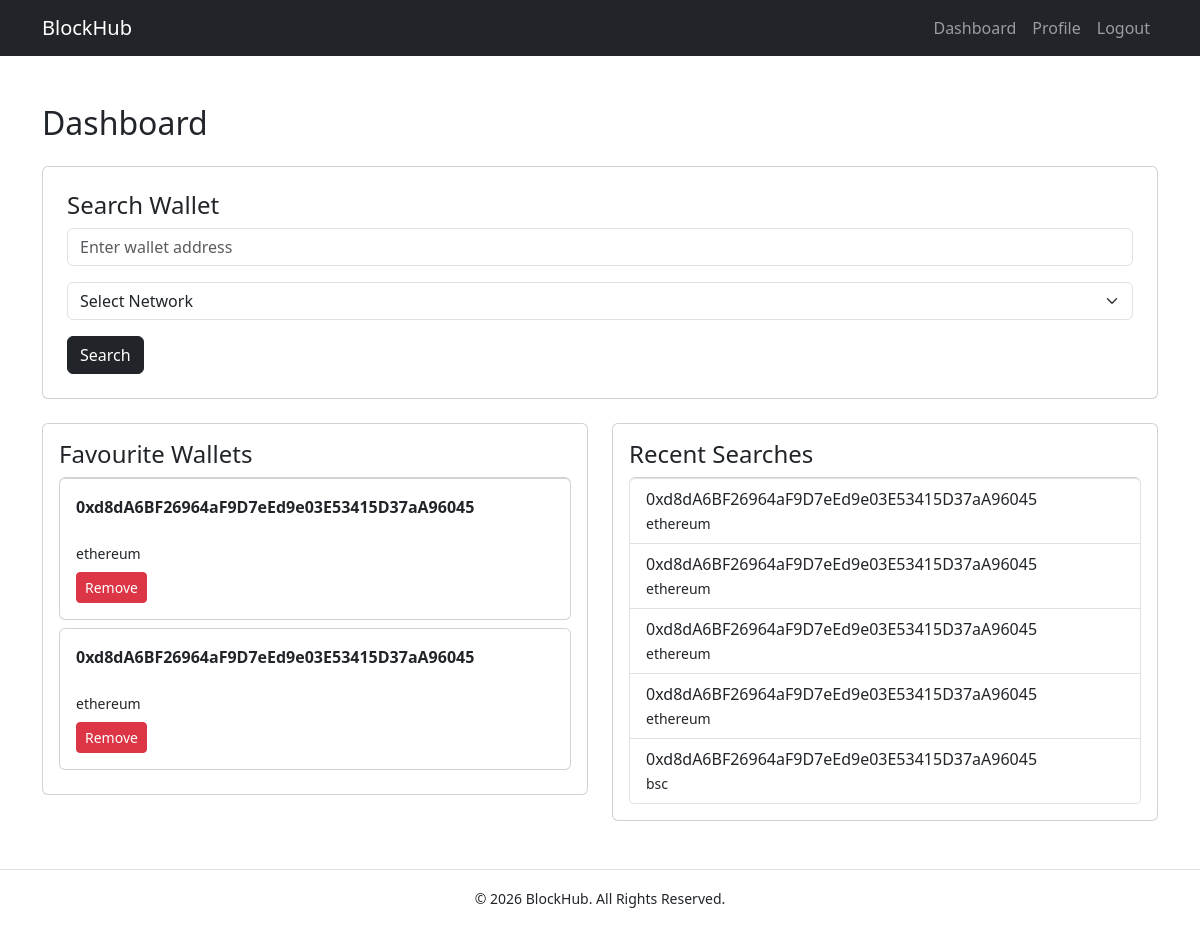
The page /dashboard (signed in) on the database as committed earlier.
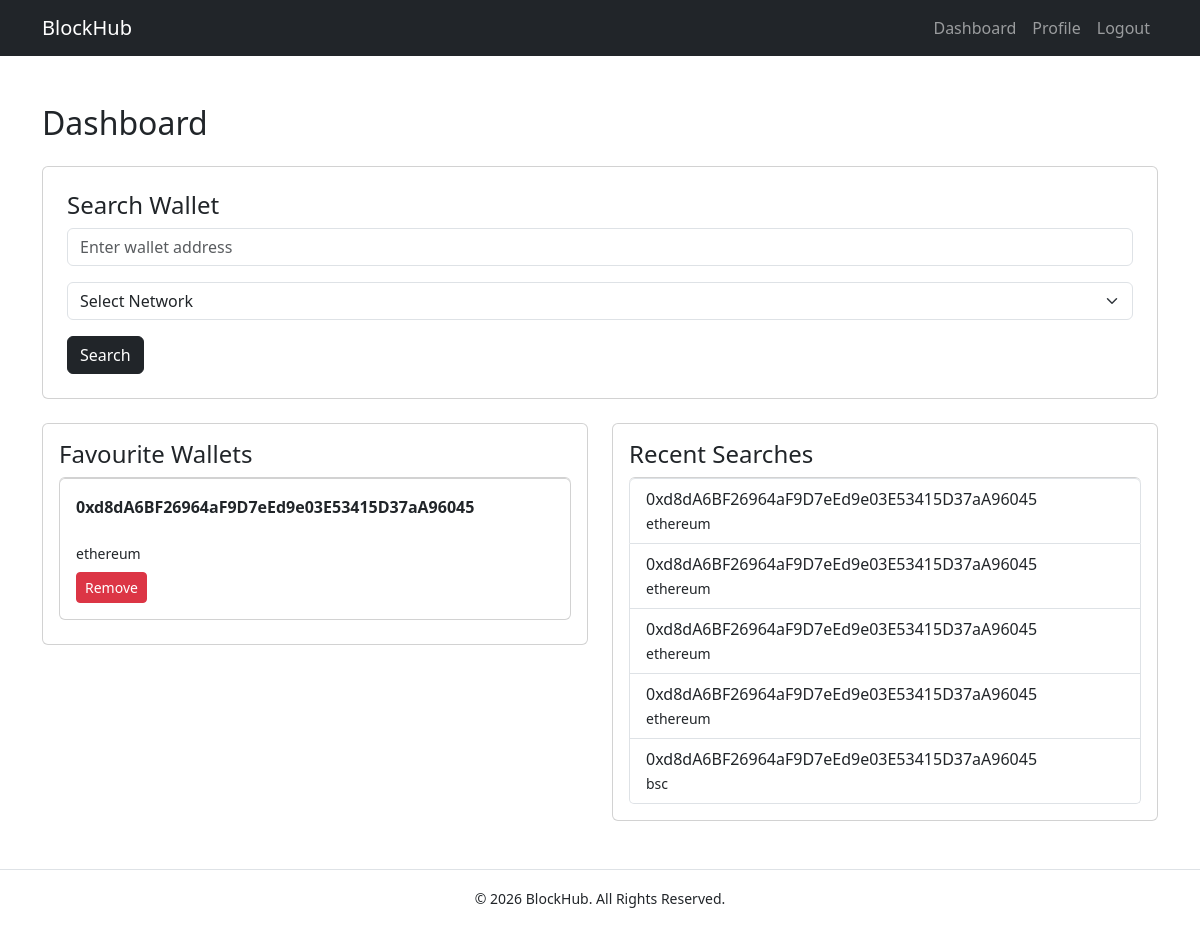
The same page on the database as committed later.
### tables this page shows
CREATE TABLE favourites (
    id INTEGER PRIMARY KEY AUTOINCREMENT,
    user_id INTEGER NOT NULL,
    wallet_address TEXT NOT NULL,
    network TEXT,
    added_at TIMESTAMP DEFAULT CURRENT_TIMESTAMP,

    FOREIGN KEY (user_id) REFERENCES users(id)
);

CREATE TABLE search_history (
    id INTEGER PRIMARY KEY AUTOINCREMENT,
    user_id INTEGER NOT NULL,
    wallet_address TEXT NOT NULL,
    network TEXT,
    searched_at TIMESTAMP DEFAULT CURRENT_TIMESTAMP,

    FOREIGN KEY (user_id) REFERENCES users(id)
);

### app.py (the view)
@app.route("/dashboard")
@login_required
def dashboard():
    conn = get_db_connection()
    favourites = conn.execute(
        """
        SELECT *
        FROM favourites
        WHERE user_id = ?
        ORDER BY added_at DESC
        LIMIT 5
        """,
        (session["user_id"],)
    ).fetchall()
    history = conn.execute(
        """
        SELECT *
        FROM search_history
        WHERE user_id = ?
        ORDER BY searched_at DESC
        LIMIT 5
        """,
        (session["user_id"],)
    ).fetchall()
    conn.close()
    return render_template(
        "dashboard.html",
        favourites=favourites,
        history=history
    )

### app.py (called while the page is built)
def get_db_connection():
    conn = sqlite3.connect(DATABASE)
    conn.row_factory = sqlite3.Row
    return conn

### helpers.py (called while the page is built)
def login_required(f):
    @wraps(f)
    def decorated_function(*args, **kwargs):
        if session.get("user_id") is None:
            return redirect("/login")
        return f(*args, **kwargs)
    return decorated_function

### templates/dashboard.html (shortened to what this page needs)
{% extends "layout.html" %} {% block title %} Dashboard {% endblock %} {% block
content %}
<h2 class="mb-4">Dashboard</h2>
<div class="card p-4 mb-4">
  <h4>Search Wallet</h4>
  <form action="/wallet" method="GET">
    <div class="mb-3">
      <input
        class="form-control"
        name="address"
        placeholder="Enter wallet address"
        required
      />
    </div>
    <div class="mb-3">
      <select class="form-select" name="network" required>
        <option value="">Select Network</option>
      </select>
    </div>
    <button class="btn btn-dark">Search</button>
  </form>
</div>
<div class="row">
  <div class="col-md-6">
    <div class="card p-3">
      <h4>Favourite Wallets</h4>
      {% if favourites %}
      <div class="list-group">
        {% for wallet in favourites %}
        <div class="card mb-2 p-3">
          <strong>{{ wallet.wallet_address }}</strong>
          <br />
          <small>{{ wallet.network }}</small>
          <form
            action="/remove_favourite/{{ wallet.id }}"
            method="POST"
            class="mt-2"
          >
            <button class="btn btn-danger btn-sm">Remove</button>
          </form>
        </div>
        {% endfor %}
      </div>
      {% else %}
      <p class="text-muted">No favourite wallets yet.</p>
      {% endif %}
    </div>
  </div>
  <div class="col-md-6">
    <div class="card p-3">
      <h4>Recent Searches</h4>
      {% if history %}
      <ul class="list-group">
        {% for search in history %}
        <li class="list-group-item">
          {{ search.wallet_address }}
          <br />
          <small>{{ search.network }}</small>
        </li>
        {% endfor %}
      </ul>
      {% else %}
      <p class="text-muted">No recent searches.</p>
      {% endif %}
    </div>
  </div>
</div>
{% endblock %}

### templates/layout.html (shortened to what this page needs)
<!doctype html>
<html lang="en">
  <head>
    <link
      href="https://cdn.jsdelivr.net/npm/bootstrap@5.3.7/dist/css/bootstrap.min.css"
      rel="stylesheet"
    />
    <link
      rel="stylesheet"
      href="{{ url_for('static', filename='css/style.css') }}"
    />
  </head>
  <body>
    <nav class="navbar navbar-expand-lg navbar-dark bg-dark">
      <div class="container">
        <a class="navbar-brand" href="/">BlockHub</a>
        <div class="collapse navbar-collapse" id="navbarNav">
          <ul class="navbar-nav ms-auto">
            {% if session.get("user_id") %}
            <li class="nav-item">
              <a class="nav-link" href="/dashboard">Dashboard</a>
            </li>
            <li class="nav-item">
              <a class="nav-link" href="/profile">Profile</a>
            </li>
            <li class="nav-item">
              <a class="nav-link" href="/logout">Logout</a>
            </li>
            {% endif %}
          </ul>
        </div>
      </div>
    </nav>
    <main class="container py-5">{% block content %} {% endblock %}</main>
    <footer class="text-center py-3 border-top">
      <small>&copy; 2026 BlockHub. All Rights Reserved.</small>
    </footer>
  </body>
</html>

### static/css/style.css (style rules this page uses)
body { min-height: 100vh; display: flex; flex-direction: column; }
main { flex: 1; }

Rows that differ between the two databases and show on the page:
removed favourites: wallet_address "0xd8dA6BF26964aF9D7eEd9e03E53415D37aA96045", network "ethereum"
